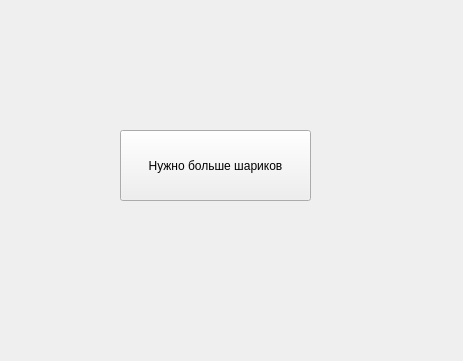
<?xml version="1.0" encoding="UTF-8"?>
<ui version="4.0">
 <class>Form</class>
 <widget class="QWidget" name="Form">
  <property name="geometry">
   <rect>
    <x>0</x>
    <y>0</y>
    <width>463</width>
    <height>361</height>
   </rect>
  </property>
  <property name="windowTitle">
   <string>ШАРИКИИИИИИИИИИИИИ</string>
  </property>
  <widget class="QPushButton" name="button_add">
   <property name="geometry">
    <rect>
     <x>120</x>
     <y>130</y>
     <width>191</width>
     <height>71</height>
    </rect>
   </property>
   <property name="text">
    <string>Нужно больше шариков</string>
   </property>
  </widget>
 </widget>
 <resources/>
 <connections/>
</ui>
